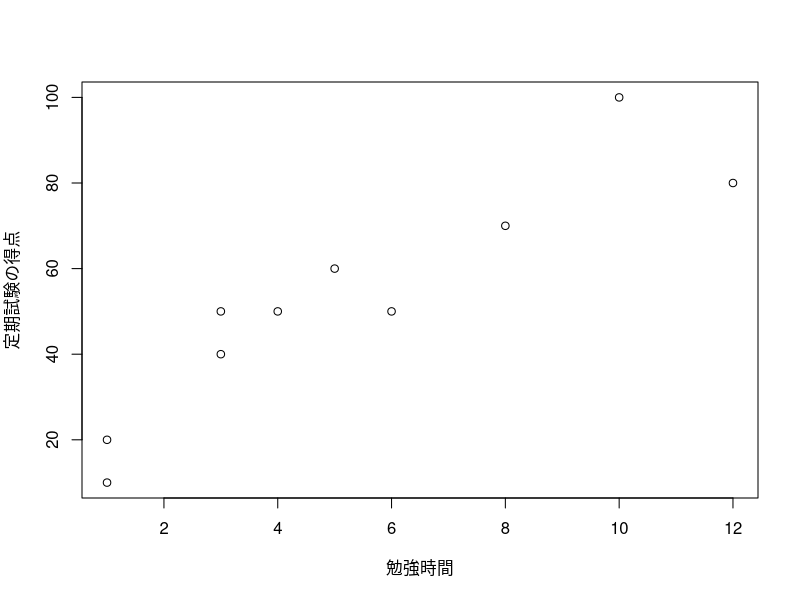

Recreate this plot in R.
# (1)
勉強時間 = c(1,3,10,12,6,3,8,4,1,5)
定期試験の得点 = c(20,40,100,80,50,50,70,50,10,60)
plot(勉強時間, 定期試験の得点)

# (2)
相関係数 = cor(勉強時間, 定期試験の得点)
相関係数

# (3)
和洋 <- c("洋食","和食","和食","洋食","和食","洋食","洋食","和食","洋食", "洋食","和食","洋食","和食","洋食","和食","和食","洋食","洋食","和食","和食")
甘辛 <- c("甘党","辛党","甘党","甘党","辛党","辛党","辛党","辛党","甘党", "甘党","甘党","甘党","辛党","辛党","甘党","辛党","辛党","甘党","辛党","辛党")
クロス集計表 = table(和洋, 甘辛)
クロス集計表

# (4)
和洋ゼロイチ = ifelse(和洋=="洋食", 1, 0)
甘辛ゼロイチ = ifelse(甘辛=="甘党", 1, 0)
ファイ係数 = cor(和洋ゼロイチ, 甘辛ゼロイチ)
ファイ係数